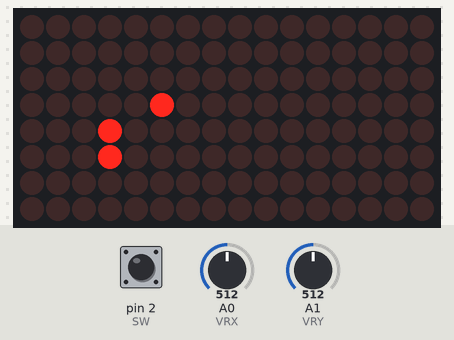
Bench run of a sketch on a simulated Arduino Uno, built with avr-gcc and run on an emulated ATmega328P. Shown: 16×8 LED matrix. Inputs (shaded band) come from the test bench; at power-on: A0 (VRX) = 512, pin 2 (SW) HIGH, A1 (VRY) = 512. Random numbers use the default seed unless the sketch sets one.

Above: at 1.2 s.
1.3 s: A0 (VRX) set to 671
4.3 s: A0 (VRX) set to 695
At 5.5 s:
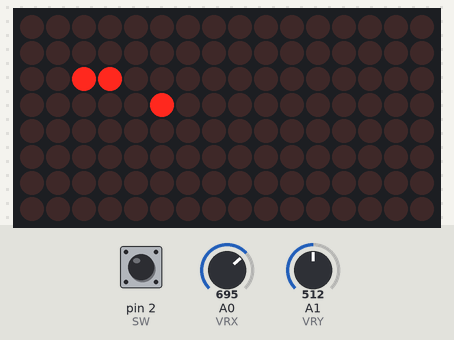
7.3 s: pin 2 (SW) pulled LOW for 0.15 s
At 10.0 s:
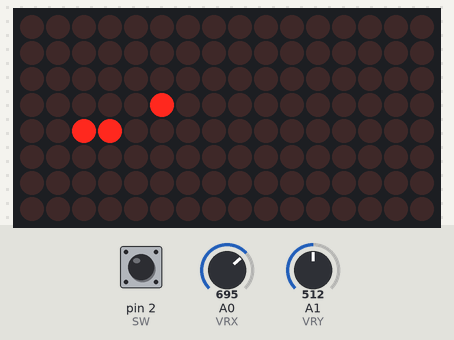
10.4 s: pin 2 (SW) pulled LOW for 1 s
At 12.0 s:
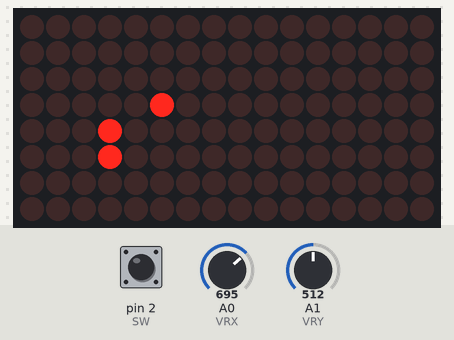
14.4 s: pin 2 (SW) pulled LOW for 1 s
At 17.4 s:
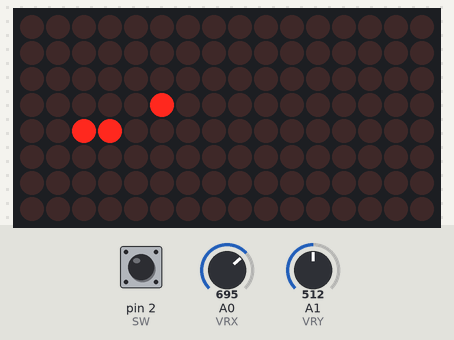
Timing chart, 0 to 18.9 s (numbered marks = the images above; inputs shaded):
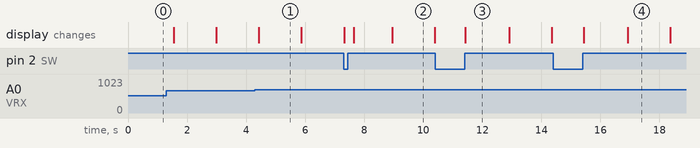

Measured:
- the behaviour switches between 679 and 680 on A0 (VRX) (found by bisection; images 0 and 1)
- what the display in image 1 shows lasts 1.5 s, from 4.4 s to 5.9 s
- what the display in image 3 shows lasts 1.5 s, from 11.4 s to 12.9 s

The sketch:

SnakeMaxMx.ino
```cpp
#include <MaxMatrix.h>

/* Joystick PINs */
#define VRX     A0
#define VRY     A1
#define SW      2

/* Display PINs */
#define CLK     6
#define CS      5
#define DIN     7
int maxInUse = 2;

#define SIZE    8
#define ADVANCE_DELAY 30

MaxMatrix m(DIN, CS, CLK, maxInUse);

int snake[16*8][2];
int length;
int food[2], v[2];
bool is_game_over = false;
long current_time;
long prev_advance;
int blink_count;
const short messageSpeed = 5;


void init_game() {
  prev_advance = current_time = 0;
  blink_count = 3;
  int half = SIZE / 2;
  length = SIZE / 3;

  for (int i = 0; i < length; i++) {
      snake[i][0] = half - 1;
      snake[i][1] = half + i;
  }

  food[0] = half + 1;
  food[1] = half - 1;

  v[0] = 0;
  v[1] = -1;
}

void render() {
  for (int i = 0; i < length; i++) {
    m.setDot(snake[i][0], snake[i][1], true);
  }
  m.setDot(food  [0], food[1], true);
}

void clearScreen() {
  for (int x = 0; x < SIZE; x++) {
    for (int y = 0; y < SIZE; y++) {
      m.setDot(x, y, false);
    }
  }
}

/**
 * moves the snake forward
 * returns true if the game is over
 */
bool advance() {
  int head[2] = {snake[0][0] + v[0], snake[0][1] + v[1]};

  if (head[0] < 0 || head[0] >= SIZE*2) {

            delay(1000);
    showGameOverMessage();
      return true;
  }

  if (head[1] < 0 || head[1] >= SIZE) {

            delay(1000);
    showGameOverMessage();
      return true;
  }

  for (int i = 0; i < length; i++) {
      if (snake[i][0] == head[0] && snake[i][1] == head[1]) {
            delay(1000);
        showGameOverMessage();
          return true;
      }
  }

  bool grow = (head[0] == food[0] && head[1] == food[1]);
  if (grow) {
      length++;
      randomSeed(current_time);
      food[0] = random(SIZE);
      food[1] = random(SIZE*2);
  }

  for (int i = length - 1; i >= 0; i--) {
      snake[i + 1][0] = snake[i][0];
      snake[i + 1][1] = snake[i][1];
  }
  snake[0][0] += v[0];
  snake[0][1] += v[1];
  return false;
}

void setup() {
  m.init();
  m.setIntensity(15);

  pinMode(SW, INPUT_PULLUP);
  pinMode(VRX, INPUT);
  pinMode(VRY, INPUT);
  attachInterrupt(digitalPinToInterrupt(SW), restart, RISING);

  init_game();
  render();
}

void loop() {
  if (!is_game_over) {
    clearScreen();
    render();

    if (current_time - prev_advance > ADVANCE_DELAY) {
      is_game_over = advance();
      prev_advance = current_time;
    }
  } else {
    while (blink_count > 0) {
      clearScreen();
      delay(300);
      render();
      delay(300);
      blink_count--;

    }
  }
  readControls();
  current_time++;
}

void restart() {
  init_game();
  is_game_over = false;
}

void readControls() {
  int dx = map(analogRead(VRX), 0, 906, 2, -2);
  int dy = map(analogRead(VRY), 0, 906, 2, -2);
  if (dx != 0) {dx = dx / abs(dx);}
  if (dy != 0) {dy = dy / abs(dy);}

  if (dy != 0 && v[0] != 0) {
    v[0] = 0;
    v[1] = dy;
  }

  if (dx != 0 && v[1] != 0) {
    v[0] = dx;
    v[1] = 0;
  }

}

const PROGMEM bool gameOverMessage[8][90] = {
  {0,0,0,0,0,0,0,0,0,0,0,0,0,0,0,0,0,0,0,0,0,0,0,0,0,0,0,0,0,0,0,0,0,0,0,0,0,0,0,0,0,0,0,0,0,0,0,0,0,0,0,0,0,0,0,0,0,0,0,0,0,0,0,0,0,0,0,0,0,0,0,0,0,0,0,0,0,0,0,0,0,0,0,0,0,0,0,0,0},
  {0,0,0,0,0,0,0,0,0,1,1,1,1,0,0,0,0,1,1,1,1,0,0,0,1,1,0,0,0,1,1,0,0,1,1,1,1,1,1,0,0,0,0,0,0,0,1,1,1,1,0,0,0,1,1,0,0,1,1,0,0,1,1,1,1,1,1,0,0,1,1,1,1,1,0,0,0,0,1,1,0,0,0,0,0,0,0,0,0},
  {0,0,0,0,0,0,0,0,1,1,0,0,1,1,0,0,1,1,0,0,1,1,0,0,1,1,1,0,1,1,1,0,0,1,1,0,0,0,0,0,0,0,0,0,0,1,1,0,0,1,1,0,0,1,1,0,0,1,1,0,0,1,1,0,0,0,0,0,0,1,1,0,0,1,1,0,0,1,1,1,1,0,0,0,0,0,0,0,0},
  {0,0,0,0,0,0,0,0,1,1,0,0,0,0,0,0,1,1,0,0,1,1,0,0,1,1,1,1,1,1,1,0,0,1,1,0,0,0,0,0,0,0,0,0,0,1,1,0,0,1,1,0,0,1,1,0,0,1,1,0,0,1,1,0,0,0,0,0,0,1,1,0,0,1,1,0,0,1,1,1,1,0,0,0,0,0,0,0,0},
  {0,0,0,0,0,0,0,0,1,1,0,0,0,0,0,0,1,1,1,1,1,1,0,0,1,1,0,1,0,1,1,0,0,1,1,1,1,1,0,0,0,0,0,0,0,1,1,0,0,1,1,0,0,1,1,0,0,1,1,0,0,1,1,1,1,1,0,0,0,1,1,1,1,1,0,0,0,0,1,1,0,0,0,0,0,0,0,0,0},
  {0,0,0,0,0,0,0,0,1,1,0,1,1,1,0,0,1,1,0,0,1,1,0,0,1,1,0,0,0,1,1,0,0,1,1,0,0,0,0,0,0,0,0,0,0,1,1,0,0,1,1,0,0,1,1,0,0,1,1,0,0,1,1,0,0,0,0,0,0,1,1,1,1,0,0,0,0,0,1,1,0,0,0,0,0,0,0,0,0},
  {0,0,0,0,0,0,0,0,1,1,0,0,1,1,0,0,1,1,0,0,1,1,0,0,1,1,0,0,0,1,1,0,0,1,1,0,0,0,0,0,0,0,0,0,0,1,1,0,0,1,1,0,0,0,1,1,1,1,0,0,0,1,1,0,0,0,0,0,0,1,1,0,1,1,0,0,0,0,0,0,0,0,0,0,0,0,0,0,0},
  {0,0,0,0,0,0,0,0,0,1,1,1,1,0,0,0,1,1,0,0,1,1,0,0,1,1,0,0,0,1,1,0,0,1,1,1,1,1,1,0,0,0,0,0,0,0,1,1,1,1,0,0,0,0,0,1,1,0,0,0,0,1,1,1,1,1,1,0,0,1,1,0,0,1,1,0,0,0,1,1,0,0,0,0,0,0,0,0,0}
};
void showGameOverMessage() {
  for (int d = 0; d < sizeof(gameOverMessage[0]) - 7; d++) {
    for (int col = 0; col < 16; col++) {
      delay(messageSpeed);
      for (int row = 0; row < 8; row++) {
        // this reads the byte from the PROGMEM and displays it on the screen
        m.setDot(col, row, pgm_read_byte(&(gameOverMessage[row][col + d])));
      }
    }
  }
}
```
